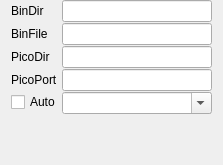
<?xml version="1.0" encoding="UTF-8"?>
<ui version="4.0">
 <class>PicoForm</class>
 <widget class="QWidget" name="PicoForm">
  <property name="geometry">
   <rect>
    <x>0</x>
    <y>0</y>
    <width>223</width>
    <height>165</height>
   </rect>
  </property>
  <property name="contextMenuPolicy">
   <enum>Qt::ActionsContextMenu</enum>
  </property>
  <property name="windowTitle">
   <string>Form</string>
  </property>
  <layout class="QVBoxLayout" name="verticalLayout">
   <property name="spacing">
    <number>1</number>
   </property>
   <property name="topMargin">
    <number>0</number>
   </property>
   <property name="bottomMargin">
    <number>0</number>
   </property>
   <item>
    <layout class="QFormLayout" name="formLayout">
     <property name="verticalSpacing">
      <number>1</number>
     </property>
     <item row="0" column="0">
      <widget class="QLabel" name="binlab">
       <property name="text">
        <string>BinDir</string>
       </property>
      </widget>
     </item>
     <item row="0" column="1">
      <widget class="QLineEdit" name="binDir">
       <property name="readOnly">
        <bool>true</bool>
       </property>
      </widget>
     </item>
     <item row="1" column="0">
      <widget class="QLabel" name="binflab">
       <property name="text">
        <string>BinFile</string>
       </property>
      </widget>
     </item>
     <item row="1" column="1">
      <widget class="QLineEdit" name="binFile">
       <property name="readOnly">
        <bool>true</bool>
       </property>
      </widget>
     </item>
     <item row="2" column="0">
      <widget class="QLabel" name="picodirlab">
       <property name="text">
        <string>PicoDir</string>
       </property>
      </widget>
     </item>
     <item row="2" column="1">
      <widget class="QLineEdit" name="picoDir">
       <property name="readOnly">
        <bool>true</bool>
       </property>
      </widget>
     </item>
     <item row="4" column="0">
      <widget class="QLabel" name="picolab">
       <property name="text">
        <string>PicoPort</string>
       </property>
      </widget>
     </item>
     <item row="6" column="1">
      <widget class="QComboBox" name="portSel">
       <property name="editable">
        <bool>true</bool>
       </property>
      </widget>
     </item>
     <item row="4" column="1">
      <widget class="QLineEdit" name="picoPort">
       <property name="readOnly">
        <bool>true</bool>
       </property>
      </widget>
     </item>
     <item row="6" column="0">
      <widget class="QCheckBox" name="autoDl">
       <property name="toolTip">
        <string>&lt;html&gt;&lt;head/&gt;&lt;body&gt;&lt;p&gt;Download automatically after reset when binary is avail.&lt;/p&gt;&lt;/body&gt;&lt;/html&gt;</string>
       </property>
       <property name="text">
        <string>Auto</string>
       </property>
      </widget>
     </item>
    </layout>
   </item>
  </layout>
  <action name="actionViewBin">
   <property name="icon">
    <iconset resource="../../../../Qt/qt-library/lib/utils/stdicons.qrc">
     <normaloff>:/stdicons/eye.png</normaloff>:/stdicons/eye.png</iconset>
   </property>
   <property name="text">
    <string>ViewBin</string>
   </property>
   <property name="toolTip">
    <string>&lt;html&gt;&lt;head/&gt;&lt;body&gt;&lt;p&gt;View the Bin (build) directory in file manager&lt;/p&gt;&lt;/body&gt;&lt;/html&gt;</string>
   </property>
  </action>
  <action name="actionSelBin">
   <property name="icon">
    <iconset resource="../../../../Qt/qt-library/lib/utils/stdicons.qrc">
     <normaloff>:/fileopen</normaloff>:/fileopen</iconset>
   </property>
   <property name="text">
    <string>SelBin</string>
   </property>
   <property name="toolTip">
    <string>&lt;html&gt;&lt;head/&gt;&lt;body&gt;&lt;p&gt;Select the Bin (build) directory in file manager&lt;/p&gt;&lt;/body&gt;&lt;/html&gt;</string>
   </property>
  </action>
  <action name="actionSelPicoDir">
   <property name="icon">
    <iconset resource="rsc/rsc.qrc">
     <normaloff>:/logo.png</normaloff>:/logo.png</iconset>
   </property>
   <property name="text">
    <string>SelPicoDir</string>
   </property>
   <property name="toolTip">
    <string>&lt;html&gt;&lt;head/&gt;&lt;body&gt;&lt;p&gt;Select the directory where the Pico will be mounted.&lt;/p&gt;&lt;/body&gt;&lt;/html&gt;</string>
   </property>
  </action>
  <action name="actionDownload">
   <property name="icon">
    <iconset resource="../../../../Qt/qt-library/lib/utils/stdicons.qrc">
     <normaloff>:/bottom</normaloff>:/bottom</iconset>
   </property>
   <property name="text">
    <string>Download</string>
   </property>
   <property name="toolTip">
    <string>Download the binary to Pico</string>
   </property>
  </action>
  <action name="actiondelBin">
   <property name="icon">
    <iconset resource="../../../../Qt/qt-library/lib/utils/stdicons.qrc">
     <normaloff>:/cut</normaloff>:/cut</iconset>
   </property>
   <property name="text">
    <string>delBin</string>
   </property>
  </action>
  <action name="actionBoot">
   <property name="enabled">
    <bool>true</bool>
   </property>
   <property name="icon">
    <iconset resource="../../../../Qt/qt-library/lib/utils/stdicons.qrc">
     <normaloff>:/stdicons/launch.svgz</normaloff>:/stdicons/launch.svgz</iconset>
   </property>
   <property name="text">
    <string>Boot</string>
   </property>
   <property name="toolTip">
    <string>&lt;html&gt;&lt;head/&gt;&lt;body&gt;&lt;p&gt;Boot target CPU&lt;/p&gt;&lt;/body&gt;&lt;/html&gt;</string>
   </property>
   <property name="autoRepeat">
    <bool>false</bool>
   </property>
  </action>
 </widget>
 <resources>
  <include location="rsc/rsc.qrc"/>
  <include location="../../../../Qt/qt-library/lib/utils/stdicons.qrc"/>
 </resources>
 <connections/>
</ui>
